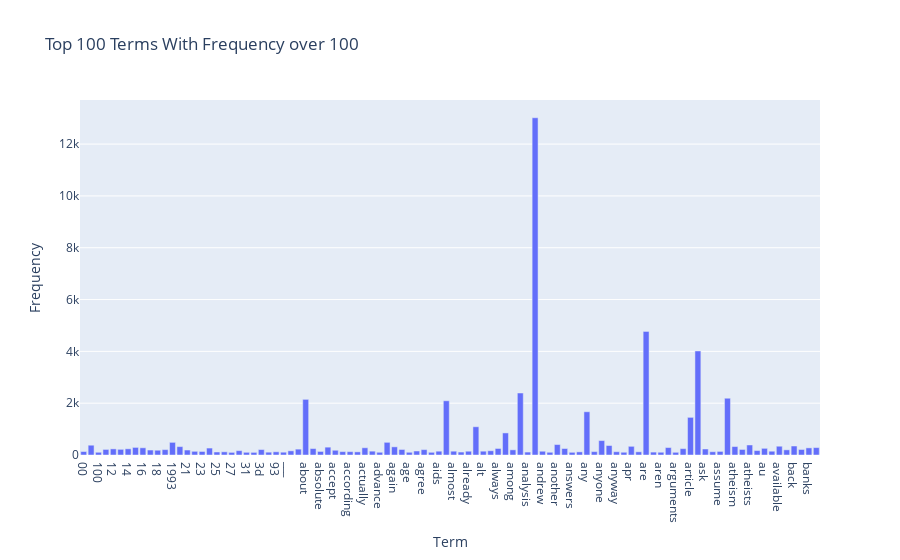

Write notebook code for a chart like this one.
### Markdown cell above
- We can efficiently reduce the number of terms to visualize by filtering out terms with low frequencies, and to do so we can set a threshold value of frequencies.

### Code cell
# Filter out terms with low frequency
threshold = 100
df_filtered = df[df['Frequency'] > threshold]

# No sorting step here. Directly take the top N terms
N = 100
top_terms = df_filtered.iloc[:N]

fig = go.Figure(data=[go.Bar(x=top_terms['Term'], y=top_terms['Frequency'])])
fig.update_layout(
    title=f'Top {N} Terms With Frequency over {threshold}',
    xaxis=dict(title='Term'),
    yaxis=dict(title='Frequency'),
)

### Figure 1 — Plotly figure (JSON) as saved in the notebook; plotly's stock layout.template omitted (floating-point values rounded to 4 significant figures)
{"data": [{"type": "bar", "x": ["00", "10", "100", "11", "12", "13", "14", "15", "16", "17", "18", "19", "1993", "20", "21", "22", "23", "24", "25", "26", "27", "30", "31", "32", "3d", "50", "93", "__", "___", "able", "about", "above", "absolute", "ac", "accept", "access", "according", "act", "actually", "address", "advance", "after", "again", "against", "age", "ago", "agree", "ai", "aids", "all", "almost", "along", "already", "also", "alt", "although", "always", "am", "among", "an", "analysis", "and", "andrew", "animals", "another", "answer", "answers", "anti", "any", "anybody", "anyone", "anything", "anyway", "apple", "apr", "april", "are", "area", "aren", "argument", "arguments", "around", "article", "as", "ask", "asked", "assume", "at", "atheism", "atheist", "atheists", "athos", "au", "authority", "available", "away", "back", "bad", "banks", "based"], "y": [134, 378, 105, 215, 236, 219, 239, 293, 278, 192, 184, 208, 488, 324, 192, 142, 136, 268, 116, 123, 101, 167, 104, 101, 210, 109, 124, 108, 161, 226, 2148, 248, 137, 303, 183, 130, 129, 121, 279, 148, 105, 489, 315, 213, 105, 154, 208, 104, 147, 2093, 147, 114, 146, 1090, 147, 164, 252, 852, 199, 2393, 113, 13017, 145, 105, 403, 251, 104, 121, 1669, 131, 557, 366, 127, 106, 335, 123, 4769, 112, 106, 287, 104, 246, 1453, 4015, 232, 126, 138, 2191, 326, 214, 387, 171, 257, 146, 339, 199, 347, 213, 275, 286]}], "layout": {"title": {"text": "Top 100 Terms With Frequency over 100"}, "xaxis": {"title": {"text": "Term"}}, "yaxis": {"title": {"text": "Frequency"}}}}
